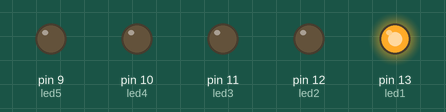
The sketch below on a simulated Arduino Uno, built with avr-gcc and run on an emulated ATmega328P. On the bench: output pins drawn as LEDs (lit = HIGH).

Above: at 0.5 s.
At 1.5 s:
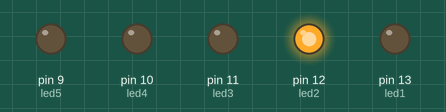
At 2.5 s:
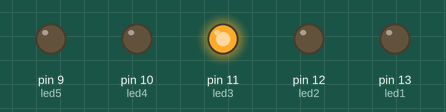
At 3.5 s:
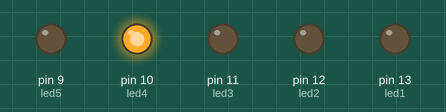
At 4.5 s:
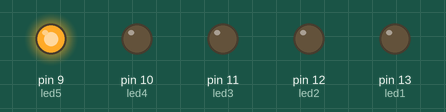
Timing chart, 0 to 6.5 s (numbered marks = the images above):
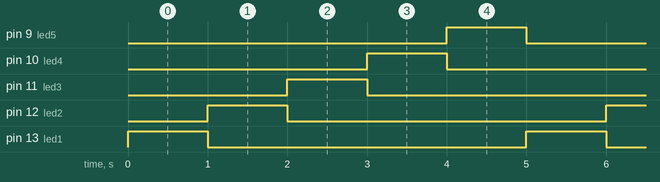

Measured:
- by itself, pin 9 (led5), pin 10 (led4), pin 11 (led3), pin 12 (led2), pin 13 (led1): alternates HIGH for 1.0 s and LOW for 4.0 s
- by itself, everything shown: repeats every 5.0 s, in 6 steps

The sketch:

1.2.ino
```cpp
int led1 = 13;
int led2 = 12;
int led3 = 11;
int led4 = 10;
int led5 = 9;
void setup()
{
  pinMode(led1, OUTPUT);
  pinMode(led2, OUTPUT);
  pinMode(led3, OUTPUT);
  pinMode(led4, OUTPUT);
  pinMode(led5, OUTPUT);
}

void loop()
{
  digitalWrite(led1, HIGH);
  delay(1000);
  digitalWrite(led1, LOW);
  digitalWrite(led2, HIGH);
  delay(1000);
  digitalWrite(led2, LOW);
  digitalWrite(led3, HIGH);
  delay(1000);
  digitalWrite(led3, LOW);
  digitalWrite(led4, HIGH);
  delay(1000);
  digitalWrite(led4, LOW);
  digitalWrite(led5, HIGH);
  delay(1000);
  digitalWrite(led5, LOW);
}
```
